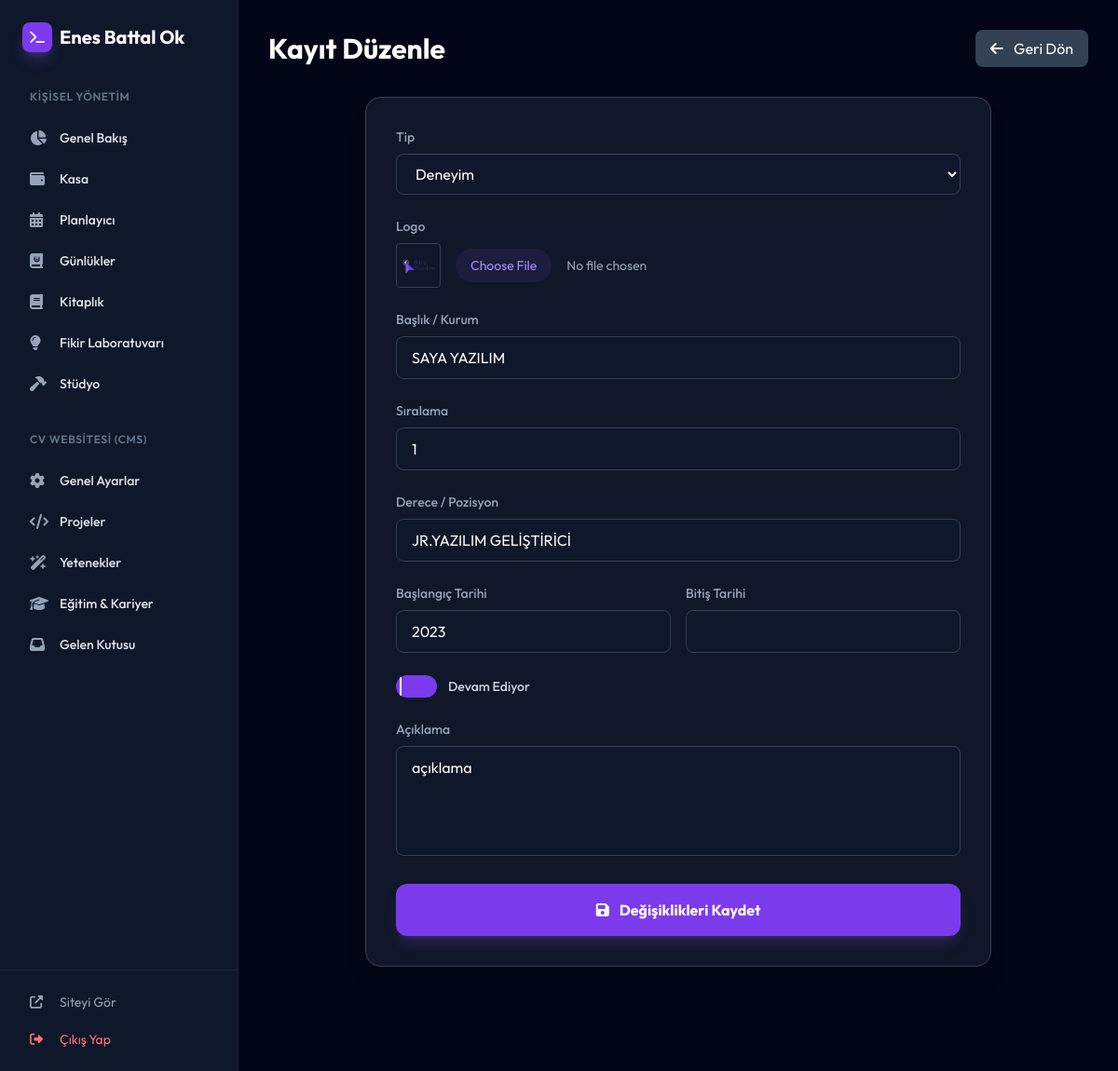
The app's page /admin/resume/edit/3 (signed in) with its own data.
### models.py (models this page shows)
class YolHaritasi(db.Model):
    id = db.Column(db.Integer, primary_key=True)
    kategori_id = db.Column(db.Integer, db.ForeignKey('calisma_kategori.id'), nullable=True)
    baslik = db.Column(db.String(200), nullable=False)
    durum = db.Column(db.String(50))
    notlar = db.Column(db.Text)
    tip = db.Column(db.String(50)) # 'Egitim' veya 'Deneyim'
    tarih_araligi = db.Column(db.String(100))
    logo_url = db.Column(db.String(255))
    order_index = db.Column(db.Integer, default=0)
    start_date = db.Column(db.String(50))
    end_date = db.Column(db.String(50))
    is_active = db.Column(db.Boolean, default=False)
    position = db.Column(db.String(100))
    degree = db.Column(db.String(100)) # Yeni alan: Eğitim Derecesi
    kategori = db.relationship('CalismaKategori', backref=db.backref('yol_haritalari', lazy=True))

### main.py (the view, shortened to what this page needs)
    @app.route('/admin/resume/edit/<int:id>', methods=['GET', 'POST'])
    @login_required
    def edit_resume(id):
        item = YolHaritasi.query.get_or_404(id)
        return render_template('admin_resume_edit.html', item=item)

### templates/admin_resume_edit.html (shortened to what this page needs)
{% extends "admin_base.html" %}
{% block content %}
<div class="pb-20">
    <div class="flex items-center justify-between mb-8">
        <h1 class="text-3xl font-bold text-white">Kayıt Düzenle</h1>
        <a href="{{ url_for('admin_resume') }}" class="px-4 py-2 bg-slate-700 text-white rounded-lg hover:bg-slate-600 transition-all">
            <i class="fas fa-arrow-left mr-2"></i> Geri Dön
        </a>
    </div>
    <div class="max-w-2xl bg-slate-800/50 p-8 rounded-2xl border border-slate-700 shadow-xl mx-auto">
        <form action="{{ url_for('edit_resume', id=item.id) }}" method="POST" enctype="multipart/form-data" class="space-y-6">
            <div>
                <label class="block text-sm font-medium text-slate-400 mb-2">Tip</label>
                <select name="tip" id="typeSelect" class="w-full px-4 py-2.5 bg-slate-900 border border-slate-700 rounded-lg text-white focus:border-violet-500 outline-none">
                    <option value="Deneyim" {% if item.tip == 'Deneyim' %}selected{% endif %}>Deneyim</option>
                </select>
            </div>
            <div>
                <label class="block text-sm font-medium text-slate-400 mb-2">Logo</label>
                <div class="flex items-center gap-4">
                    {% if item.logo_url %}
                    <img src="{{ item.logo_url }}" class="w-12 h-12 rounded object-cover border border-slate-700">
                    {% endif %}
                    <input type="file" name="logo" class="w-full text-sm text-slate-400 file:mr-4 file:py-2 file:px-4 file:rounded-full file:border-0 file:bg-violet-500/10 file:text-violet-400">
                </div>
            </div>
            <div>
                <label class="block text-sm font-medium text-slate-400 mb-2">Başlık / Kurum</label>
                <input type="text" name="baslik" value="{{ item.baslik }}" required class="w-full px-4 py-2.5 bg-slate-900 border border-slate-700 rounded-lg text-white focus:border-violet-500 outline-none">
            </div>
            <div>
                <label class="block text-sm font-medium text-slate-400 mb-2">Sıralama</label>
                <input type="number" name="order_index" value="{{ item.order_index or 1 }}" min="1" class="w-full px-4 py-2.5 bg-slate-900 border border-slate-700 rounded-lg text-white focus:border-violet-500 outline-none">
            </div>
            <div id="dynamic_field_container">
                <label id="dynamic_label" class="block text-sm font-medium text-slate-400 mb-2">Derece / Pozisyon</label>
                <input type="text" id="dynamic_input" name="degree" value="{{ item.degree if item.tip == 'Egitim' else item.position }}" class="w-full px-4 py-2.5 bg-slate-900 border border-slate-700 rounded-lg text-white focus:border-violet-500 outline-none">
            </div>
            <div class="grid grid-cols-2 gap-4">
                <div>
                    <label class="block text-sm font-medium text-slate-400 mb-2">Başlangıç Tarihi</label>
                    <input type="text" name="start_date" value="{{ item.start_date or '' }}" class="w-full px-4 py-2.5 bg-slate-900 border border-slate-700 rounded-lg text-white focus:border-violet-500 outline-none">
                </div>
                <div>
                    <label class="block text-sm font-medium text-slate-400 mb-2">Bitiş Tarihi</label>
                    <input type="text" name="end_date" value="{{ item.end_date or '' }}" class="w-full px-4 py-2.5 bg-slate-900 border border-slate-700 rounded-lg text-white focus:border-violet-500 outline-none">
                </div>
            </div>
            <div class="flex items-center">
                <label class="relative inline-flex items-center cursor-pointer">
                    <div class="w-11 h-6 bg-slate-700 peer-focus:outline-none peer-focus:ring-4 peer-focus:ring-violet-800 rounded-full peer peer-checked:after:translate-x-full peer-checked:after:border-white after:content-[''] after:absolute after:top-[2px] after:left-[2px] after:bg-white after:border-gray-300 after:border after:rounded-full after:h-5 after:width-5 after:transition-all peer-checked:bg-violet-600"></div>
                    <span class="ml-3 text-sm font-medium text-slate-300">Devam Ediyor</span>
                </label>
            </div>
            <div>
                <label class="block text-sm font-medium text-slate-400 mb-2">Açıklama</label>
                <textarea name="notlar" rows="4" class="w-full px-4 py-2.5 bg-slate-900 border border-slate-700 rounded-lg text-white focus:border-violet-500 outline-none resize-none">{{ item.notlar or '' }}</textarea>
            </div>
            <button type="submit" class="w-full py-4 bg-violet-600 hover:bg-violet-700 text-white font-bold rounded-xl transition-all shadow-lg shadow-violet-500/20 transform hover:scale-[1.02]">
                <i class="fas fa-save mr-2"></i> Değişiklikleri Kaydet
            </button>
        </form>
    </div>
</div>
{% endblock %}

### templates/admin_base.html (style rules this page uses)
body { font-family: 'Outfit', sans-serif; }

### records on screen
YolHaritasi: tip "Deneyim", logo_url (picture), baslik "SAYA YAZILIM", order_index "1", degree "JR.YAZILIM GELİŞTİRİCİ", start_date "2023", notlar "açıklama"
